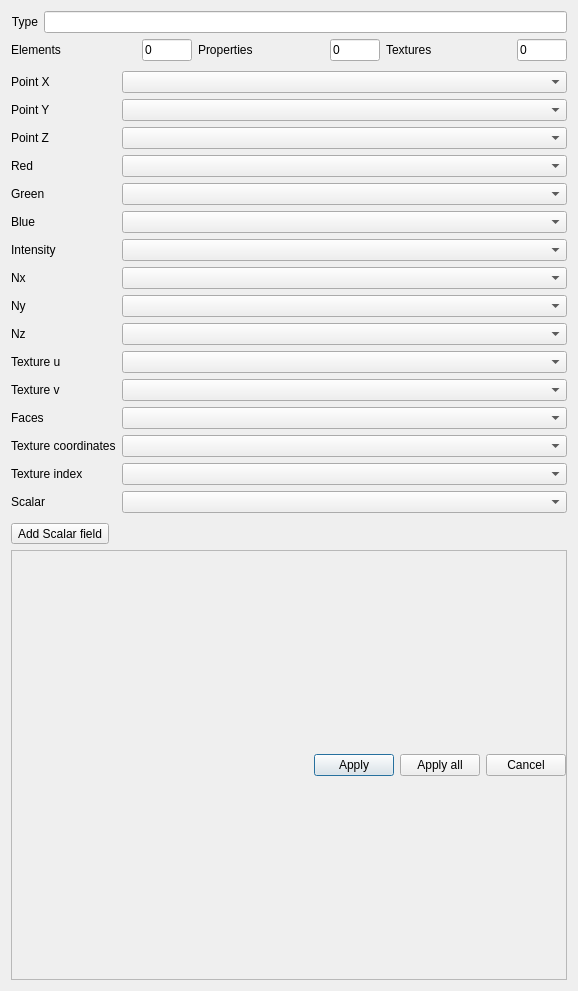
<?xml version="1.0" encoding="UTF-8"?>
<ui version="4.0">
 <class>PlyOpenDlg</class>
 <widget class="QDialog" name="PlyOpenDlg">
  <property name="geometry">
   <rect>
    <x>0</x>
    <y>0</y>
    <width>578</width>
    <height>991</height>
   </rect>
  </property>
  <property name="windowTitle">
   <string>Ply File Open</string>
  </property>
  <layout class="QVBoxLayout" name="verticalLayout">
   <item>
    <layout class="QHBoxLayout" name="hlayout">
     <item>
      <widget class="QLabel" name="label">
       <property name="text">
        <string>Type</string>
       </property>
       <property name="alignment">
        <set>Qt::AlignRight|Qt::AlignTrailing|Qt::AlignVCenter</set>
       </property>
      </widget>
     </item>
     <item>
      <widget class="QLineEdit" name="plyTypeEdit">
       <property name="readOnly">
        <bool>true</bool>
       </property>
      </widget>
     </item>
    </layout>
   </item>
   <item>
    <layout class="QHBoxLayout" name="hlayout2">
     <item>
      <widget class="QLabel" name="label_2">
       <property name="text">
        <string>Elements</string>
       </property>
      </widget>
     </item>
     <item>
      <widget class="QLineEdit" name="elementsEdit">
       <property name="maximumSize">
        <size>
         <width>50</width>
         <height>16777215</height>
        </size>
       </property>
       <property name="text">
        <string notr="true">0</string>
       </property>
       <property name="maxLength">
        <number>3</number>
       </property>
       <property name="readOnly">
        <bool>true</bool>
       </property>
      </widget>
     </item>
     <item>
      <widget class="QLabel" name="label_3">
       <property name="text">
        <string>Properties</string>
       </property>
      </widget>
     </item>
     <item>
      <widget class="QLineEdit" name="propertiesEdit">
       <property name="maximumSize">
        <size>
         <width>50</width>
         <height>16777215</height>
        </size>
       </property>
       <property name="text">
        <string notr="true">0</string>
       </property>
       <property name="maxLength">
        <number>3</number>
       </property>
       <property name="readOnly">
        <bool>true</bool>
       </property>
      </widget>
     </item>
     <item>
      <widget class="QLabel" name="label_18">
       <property name="text">
        <string>Textures</string>
       </property>
      </widget>
     </item>
     <item>
      <widget class="QLineEdit" name="textureCountEdit">
       <property name="maximumSize">
        <size>
         <width>50</width>
         <height>16777215</height>
        </size>
       </property>
       <property name="text">
        <string notr="true">0</string>
       </property>
       <property name="maxLength">
        <number>3</number>
       </property>
      </widget>
     </item>
    </layout>
   </item>
   <item>
    <layout class="QFormLayout" name="formLayout">
     <property name="topMargin">
      <number>4</number>
     </property>
     <property name="bottomMargin">
      <number>4</number>
     </property>
     <item row="0" column="0">
      <widget class="QLabel" name="label_4">
       <property name="text">
        <string>Point X</string>
       </property>
      </widget>
     </item>
     <item row="0" column="1">
      <widget class="QComboBox" name="xComboBox"/>
     </item>
     <item row="1" column="0">
      <widget class="QLabel" name="label_5">
       <property name="text">
        <string>Point Y</string>
       </property>
      </widget>
     </item>
     <item row="1" column="1">
      <widget class="QComboBox" name="yComboBox"/>
     </item>
     <item row="2" column="0">
      <widget class="QLabel" name="label_6">
       <property name="text">
        <string>Point Z</string>
       </property>
      </widget>
     </item>
     <item row="2" column="1">
      <widget class="QComboBox" name="zComboBox"/>
     </item>
     <item row="3" column="0">
      <widget class="QLabel" name="label_7">
       <property name="text">
        <string>Red</string>
       </property>
      </widget>
     </item>
     <item row="3" column="1">
      <widget class="QComboBox" name="rComboBox"/>
     </item>
     <item row="4" column="0">
      <widget class="QLabel" name="label_8">
       <property name="text">
        <string>Green</string>
       </property>
      </widget>
     </item>
     <item row="4" column="1">
      <widget class="QComboBox" name="gComboBox"/>
     </item>
     <item row="5" column="0">
      <widget class="QLabel" name="label_9">
       <property name="text">
        <string>Blue</string>
       </property>
      </widget>
     </item>
     <item row="5" column="1">
      <widget class="QComboBox" name="bComboBox"/>
     </item>
     <item row="6" column="0">
      <widget class="QLabel" name="label_10">
       <property name="text">
        <string>Intensity</string>
       </property>
      </widget>
     </item>
     <item row="6" column="1">
      <widget class="QComboBox" name="iComboBox"/>
     </item>
     <item row="7" column="0">
      <widget class="QLabel" name="label_12">
       <property name="text">
        <string notr="true">Nx</string>
       </property>
      </widget>
     </item>
     <item row="7" column="1">
      <widget class="QComboBox" name="nxComboBox"/>
     </item>
     <item row="8" column="0">
      <widget class="QLabel" name="label_13">
       <property name="text">
        <string notr="true">Ny</string>
       </property>
      </widget>
     </item>
     <item row="8" column="1">
      <widget class="QComboBox" name="nyComboBox"/>
     </item>
     <item row="9" column="0">
      <widget class="QLabel" name="label_14">
       <property name="text">
        <string notr="true">Nz</string>
       </property>
      </widget>
     </item>
     <item row="9" column="1">
      <widget class="QComboBox" name="nzComboBox"/>
     </item>
     <item row="10" column="0">
      <widget class="QLabel" name="label_20">
       <property name="text">
        <string notr="true">Texture u</string>
       </property>
      </widget>
     </item>
     <item row="11" column="0">
      <widget class="QLabel" name="label_19">
       <property name="text">
        <string notr="true">Texture v</string>
       </property>
      </widget>
     </item>
     <item row="12" column="0">
      <widget class="QLabel" name="label_15">
       <property name="text">
        <string>Faces</string>
       </property>
      </widget>
     </item>
     <item row="13" column="0">
      <widget class="QLabel" name="label_16">
       <property name="text">
        <string>Texture coordinates</string>
       </property>
      </widget>
     </item>
     <item row="14" column="0">
      <widget class="QLabel" name="label_17">
       <property name="text">
        <string>Texture index</string>
       </property>
      </widget>
     </item>
     <item row="15" column="0">
      <widget class="QLabel" name="label_11">
       <property name="text">
        <string>Scalar</string>
       </property>
      </widget>
     </item>
     <item row="10" column="1">
      <widget class="QComboBox" name="tuComboBox"/>
     </item>
     <item row="11" column="1">
      <widget class="QComboBox" name="tvComboBox"/>
     </item>
     <item row="12" column="1">
      <widget class="QComboBox" name="facesComboBox"/>
     </item>
     <item row="13" column="1">
      <widget class="QComboBox" name="textCoordsComboBox"/>
     </item>
     <item row="14" column="1">
      <widget class="QComboBox" name="texIndexComboBox"/>
     </item>
     <item row="15" column="1">
      <widget class="QComboBox" name="sfComboBox"/>
     </item>
    </layout>
   </item>
   <item>
    <widget class="QToolButton" name="addSFToolButton">
     <property name="text">
      <string>Add Scalar field</string>
     </property>
    </widget>
   </item>
   <item>
    <widget class="QFrame" name="buttonFrame">
     <property name="frameShape">
      <enum>QFrame::StyledPanel</enum>
     </property>
     <property name="frameShadow">
      <enum>QFrame::Raised</enum>
     </property>
     <layout class="QHBoxLayout" name="horizontalLayout_5">
      <property name="leftMargin">
       <number>0</number>
      </property>
      <property name="topMargin">
       <number>0</number>
      </property>
      <property name="rightMargin">
       <number>0</number>
      </property>
      <property name="bottomMargin">
       <number>0</number>
      </property>
      <item>
       <spacer name="horizontalSpacer_5">
        <property name="orientation">
         <enum>Qt::Horizontal</enum>
        </property>
        <property name="sizeHint" stdset="0">
         <size>
          <width>434</width>
          <height>20</height>
         </size>
        </property>
       </spacer>
      </item>
      <item>
       <widget class="QPushButton" name="applyButton">
        <property name="text">
         <string>Apply</string>
        </property>
       </widget>
      </item>
      <item>
       <widget class="QPushButton" name="applyAllButton">
        <property name="text">
         <string>Apply all</string>
        </property>
       </widget>
      </item>
      <item>
       <widget class="QPushButton" name="cancelButton">
        <property name="text">
         <string>Cancel</string>
        </property>
       </widget>
      </item>
     </layout>
    </widget>
   </item>
  </layout>
 </widget>
 <resources/>
 <connections/>
</ui>
